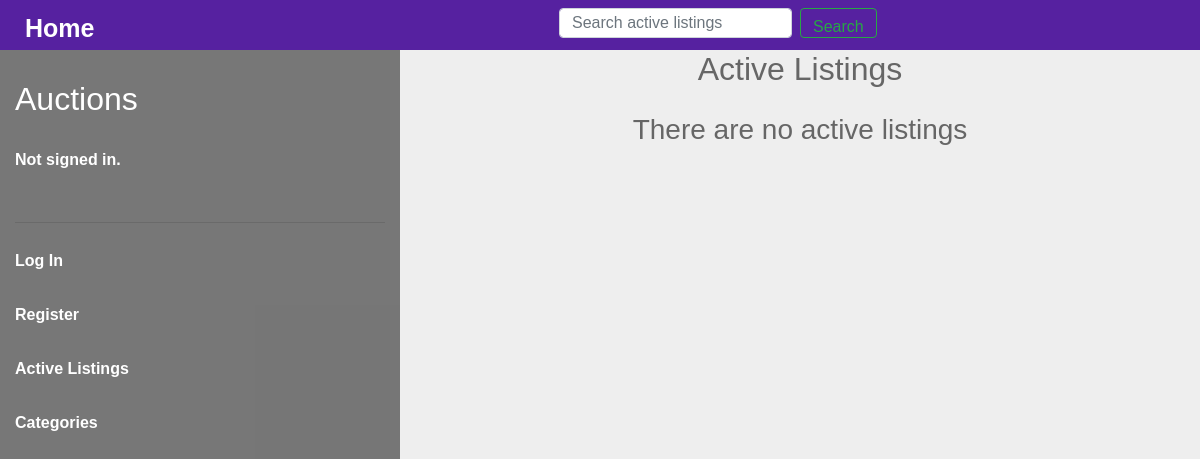
/, run on an earlier commit of the app's database.
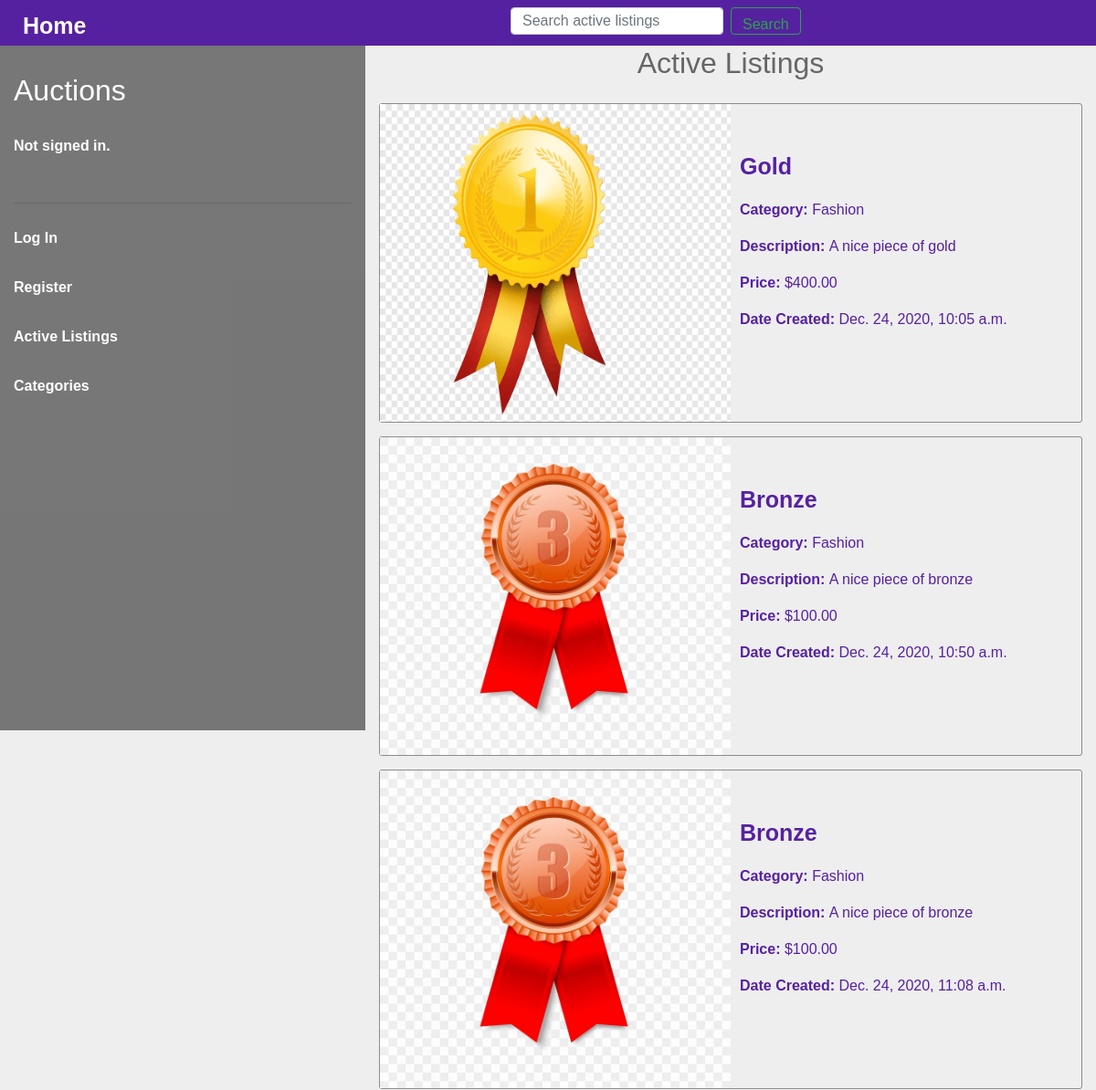
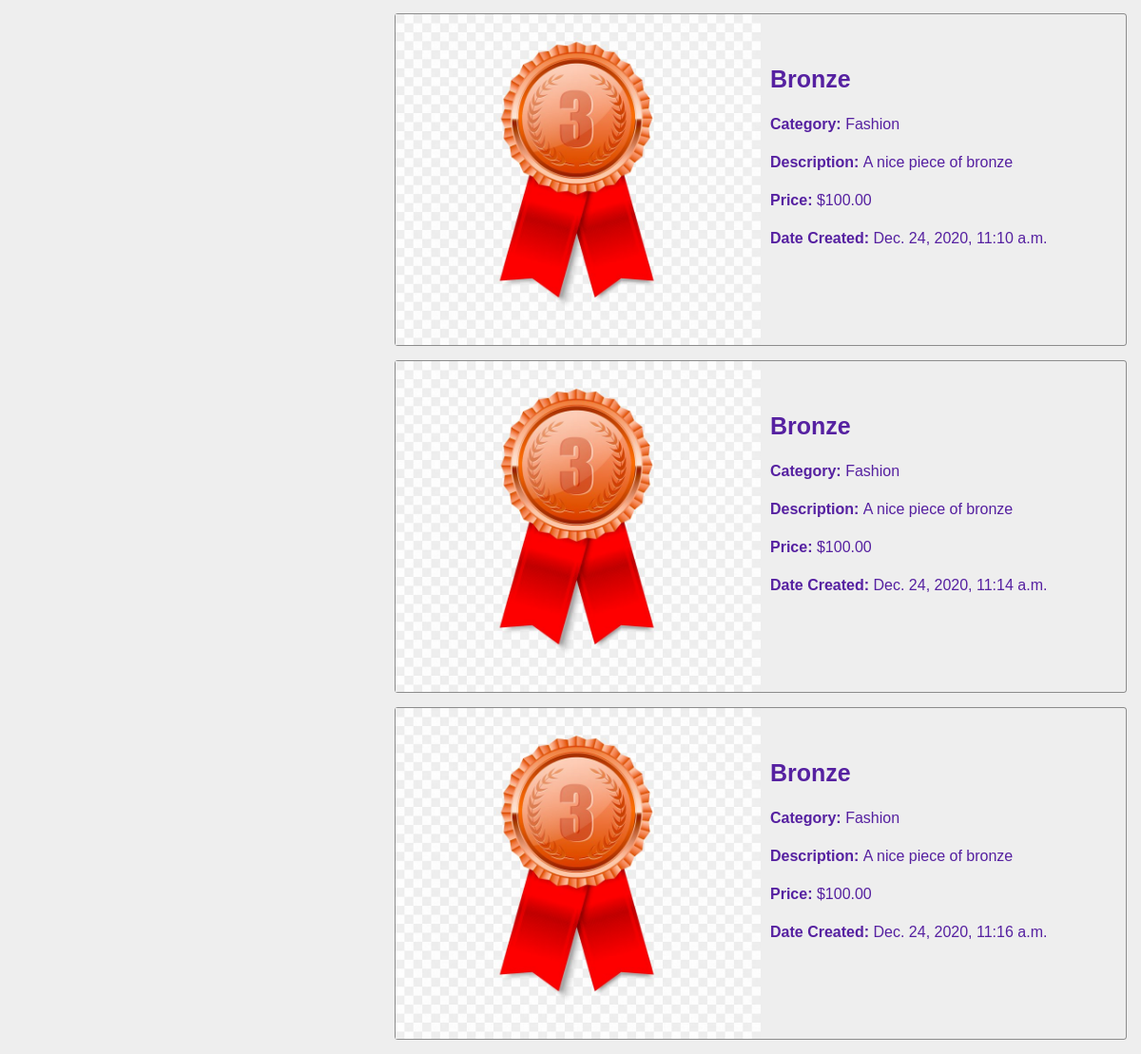
And on a later commit of the database (2 pictures, top to bottom).
### auctions/models.py (models this page shows, shortened)
class AuctionListing(models.Model):
    name = models.TextField()
    description = models.TextField()
    category = models.CharField(max_length=64)
    price = models.DecimalField(max_digits=64, decimal_places=2)
    last_updated = models.DateTimeField(auto_now=True, auto_now_add=False)
    time_auctioned = models.DateTimeField(auto_now=False, auto_now_add=True)
    image = models.ImageField(upload_to="listing-image/", blank=True, null=True)
    user = models.ForeignKey(User, on_delete=models.CASCADE, related_name="auctioned_items")

### auctions/views.py (the view)
# urls.py: path("", views.index, name="index"),
def index(request):
    return render(request, "auctions/index.html", {
        "listings": AuctionListing.objects.all()
    })

### auctions/templates/auctions/index.html (shortened to what this page needs)
{% extends "auctions/main-layout.html" %}
{% load static %}
{% block body %}
    <div class="container-fluid main-body-container">
        <div class="row">
            <div class="col-12 col-md-4 menu">
                {% include "auctions/sub-layout.html" %}
            </div>
            <div class="col-12 col-md-8 listings">
                <h2 id="active-listings">Active Listings</h2>
                {% for listing in listings %}
                    <div class="listing">
                        <a href="{% url 'listing' listing.id %}">
                            {% if listing.image %}
                                <div class="image-container"><img class="image" src="{{ listing.image.url }}" alt="Image of product"></div>
                            {% else %}
                                <div class="image-container"><img class="image" src="" alt="Image of product"></div>
                            {% endif %}
                            <div class="info-container">
                                <p class="info info-top"><strong>{{ listing.name }}</strong></p>
                                <p class="info"><strong>Category: </strong>{{ listing.category }}</p>
                                <p class="info"><strong>Description: </strong>{{ listing.description }}</p>
                                <p class="info"><strong>Price: </strong>${{ listing.price }}</p>
                                <p class="info"><strong>Date Created: </strong>{{ listing.time_auctioned }}</p>
                            </div>
                        </a>
                    </div>
                {% empty %}
                    <h3>There are no active listings</h3>
                {% endfor %}
            </div>
        </div>
    </div>
{% endblock %}

### auctions/templates/auctions/main-layout.html (shortened to what this page needs)
{% load static %}
<!DOCTYPE html>
<html lang="en">
    <head>
        <link rel="stylesheet" href="https://stackpath.bootstrapcdn.com/bootstrap/4.4.1/css/bootstrap.min.css">
        <link href="{% static 'auctions/styles.css' %}" rel="stylesheet">
    </head>
    <body>
        <div class="topbar">
            <div class="container-fluid sub-topbar">
                <div class="row topbar-row">
                    <div class="col-lg-1 col-md-2 col-sm-3 home-link-container"><a class="home-link" href="{% url 'index' %}">Home</a></div>
                    <div class="col-lg-11 col-md-10 col-sm-9">
                        <nav class="navbar navbar-light bg-light search">
                            <form class="form-inline">
                                <input class="form-control mr-sm-2 search-bar" type="search" placeholder="Search active listings" aria-label="Search">
                                <button class="btn btn-outline-success my-2 my-sm-0 search-button" type="submit">Search</button>
                             </form>
                        </nav>
                    </div>
                </div>
            </div>
        </div>
        {% block body %}
        {% endblock %}
    </body>
</html>

### auctions/templates/auctions/sub-layout.html (shortened to what this page needs)
    <h2 class="auctions">Auctions</h2>
    {% if user.is_authenticated %}
        <div class="status">Signed in as <strong>{{ user.username }}</strong>.</div>
    {% else %}
        <div class="status">Not signed in.</div>
    {% endif %}
    <hr>
    <ul class="menu-list">
        {% if not user.is_authenticated %}
            <li class="list-item"><a class="list-link" href="{% url 'login' %}">Log In</a></li>
            <li class="list-item"><a class="list-link" href="{% url 'register' %}">Register</a></li>
        {% endif %}
        <li class="list-item"><a class="list-link" href="{% url 'index' %}">Active Listings</a></li>
        <li class="list-item"><a class="list-link" href="{% url 'categories' %}">Categories</a></li>
    </ul>

### auctions/static/auctions/styles.css (style rules this page uses)
.topbar { position: fixed; background-color: #440997e5; height: 50px; width: 100%; }
.sub-topbar, .topbar-row { height: 100%; }
.home-link-container { padding: 10px 15px; }
.status { color: white; font-weight: bold; margin-top: 15px; padding-top: 15px; margin-bottom: 25px; padding-bottom: 25px; }
.list-item { font-weight: bold; list-style-type: none; padding: 10px 0 10px 0; margin: 10px 0 10px 0; }
.list-link { color: white; }
.home-link { color: white; margin: 10px; font-size: 25px; font-weight: bold; text-decoration: none; }
.auctions { margin-top: 30px; margin-bottom: 0; color: white; }
.menu { background-color: rgba(0, 0, 0, 0.5); position: fixed; height: calc(100vh - 50px); }
.menu-list { padding-left: 0; }
.search { background-color: transparent !important; height: 40px; left: 30%; display: inline-flex; }
@media (min-width: 0px) { .search { left: 0%; } }
@media (min-width: 576px) { .search { left: 10% } }
@media (min-width: 992px) { .search { left: 40% } }
.search-bar, .search-button { height: 30px; }
.main-body-container { position: relative; top: 50px; }
.listings { position: absolute; text-align: center; left: 33.333333%; z-index: -1; }
.listing { border: 1px solid rgba(0, 0, 0, 0.411); height: 350px; margin-bottom: 15px; border-radius: 3px; }
#active-listings { margin-bottom: 25px; }
.image-container { width: 50%; height: 100%; float: left; }
.info-container { width: 50%; height: 100%; float: left; }
.info { width: 100%; text-align: left; padding-left: 10px; color: #440997e5; }
.info-top { margin-top: 50px; font-size: 25px; }
.image { width: 100%; height: 100%; }
body { font-family: 'Poppins', sans-serif; font-size: 16px; background: #eee; color:#666; }

What changed in the data, as far as the page shows it:
added AuctionListing: image (picture), name "Gold", category "Fashion", description "A nice piece of gold", price "400.00", time_auctioned "Dec. 24, 2020, 10:05 a.m."
added AuctionListing: image (picture), name "Bronze", category "Fashion", description "A nice piece of bronze", price "100.00", time_auctioned "Dec. 24, 2020, 10:50 a.m."
added AuctionListing: image (picture), name "Bronze", category "Fashion", description "A nice piece of bronze", price "100.00", time_auctioned "Dec. 24, 2020, 11:08 a.m."
added AuctionListing: image (picture), name "Bronze", category "Fashion", description "A nice piece of bronze", price "100.00", time_auctioned "Dec. 24, 2020, 11:10 a.m."
added AuctionListing: image (picture), name "Bronze", category "Fashion", description "A nice piece of bronze", price "100.00", time_auctioned "Dec. 24, 2020, 11:14 a.m."
added AuctionListing: image (picture), name "Bronze", category "Fashion", description "A nice piece of bronze", price "100.00", time_auctioned "Dec. 24, 2020, 11:16 a.m."
Also different on the page:
text no longer shown: "There are no active listings"
